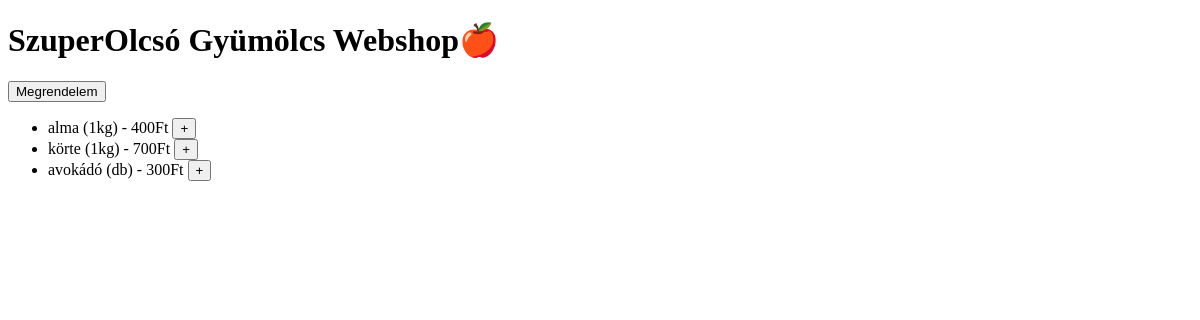
Before: / with the older database file.
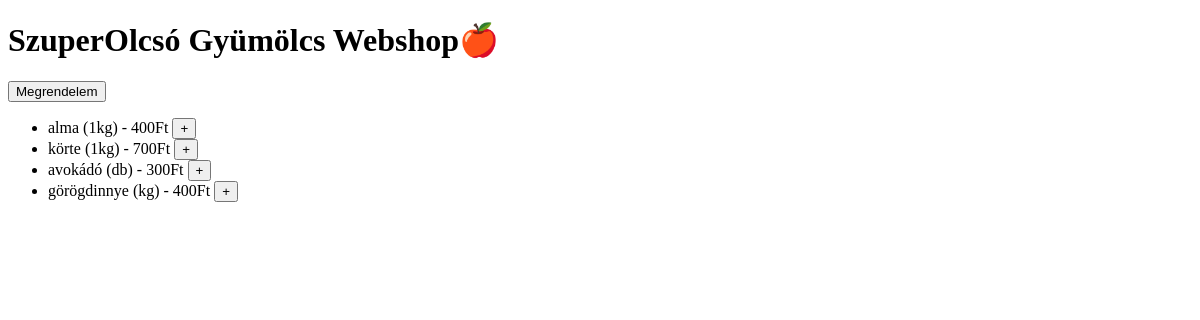
After: the same page with the newer database file.
### shopitem/models.py (models this page shows)
class ShopItem(models.Model):
    name = models.CharField(max_length=255)
    price = models.IntegerField()
    def __str__(self):
        return self.name

### config/urls.py (the view)
# urls.py: path('', indexPage, name='index'),
def indexPage(request):
    items = ShopItem.objects.all()
    return render(request, 'index.html', {'items': items})

### templates/index.html (shortened to what this page needs)
<!DOCTYPE html>
<html lang="en">
<head>
</head>
<body>
    <h1>SzuperOlcsó Gyümölcs Webshop🍎</h1>
    <button id="sendOrder">Megrendelem</button>
    <div id="termekek">
        <ul>
            {% for item in items %}
            <li>{{ item.name }} - {{ item.price }}Ft
                <button onclick="addToCart('{{item}}', '{{item.id}}')">+</button>
            </li>
            {% endfor %}
        </ul>
    </div>
</body>
</html>

Changed rows visible on the page:
added ShopItem: name "görögdinnye (kg)", price "400"
